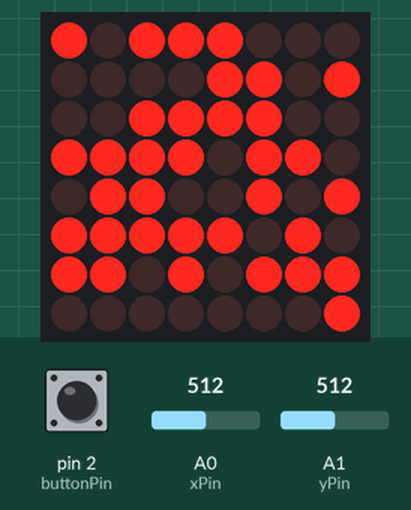
This sketch was run on a simulated Arduino Uno, built with avr-gcc and run on an emulated ATmega328P. Parts: 8×8 LED matrix. The test bench sets the inputs (shaded band); at power-on: A0 (xPin) = 512, pin 2 (buttonPin) HIGH, A1 (yPin) = 512. Random numbers use the default seed unless the sketch sets one.

Above: at 0.96 s.
1.3 s: A0 (xPin) set to 209
2.8 s: A0 (xPin) set to 181
At 3.09 s:
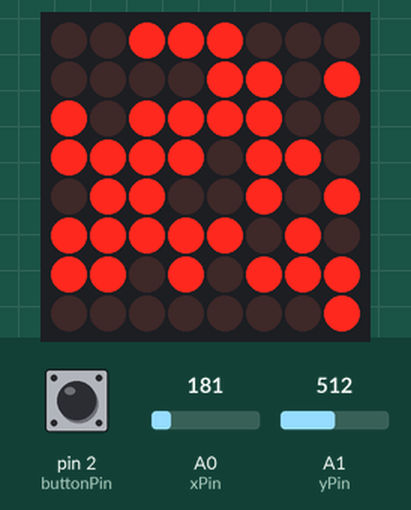
5.7 s: pin 2 (buttonPin) pulled LOW for 0.15 s
6.4 s: A1 (yPin) set to 610
At 9.09 s:
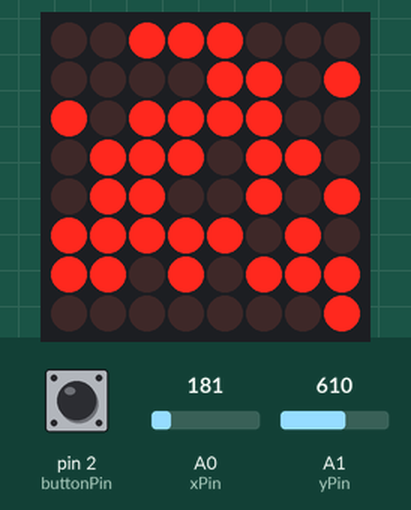
9.4 s: A0 (xPin) set to 511
At 9.95 s:
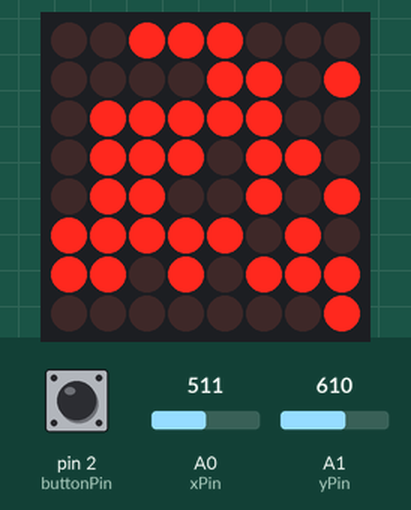
12.2 s: pin 2 (buttonPin) pulled LOW for 1 s
At 15.52 s:
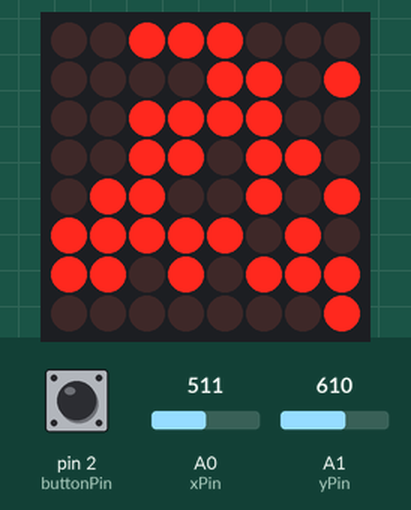

Measured:
- the behaviour switches between 200 and 199 on A0 (xPin) (found by bisection; images 0 and 1)

The sketch:

H6.ino
```cpp
#include "LedControl.h"

const int dinPin = 12;
const int clockPin = 11;
const int loadPin = 10;
const int xPin = A0;
const int yPin = A1;
const int buttonPin = 2;

LedControl lc = LedControl(dinPin, clockPin, loadPin, 1);

byte matrixBrightness = 2;
byte xPos = 0;
byte yPos = 0;
byte xLastPos = 0;
byte yLastPos = 0;

const int minThreshold = 200;
const int maxThreshold = 600;

const byte moveInterval = 100;
unsigned long lastMoved = 0;

const byte matrixSize = 8;

const byte playerBlinkInterval = 2000;
unsigned long lastPlayerBlinked = 0;
bool playerOn = true;

byte bombXPos = 0;
byte bombYPos = 0;
unsigned long bombPlantedTime = 0;
const byte bombBlinkInterval = 100;
unsigned long lastBombBlinked = 0;
bool bombPlanted = false;

byte matrix[matrixSize][matrixSize] = {};

bool buttonState = HIGH;
bool lastButtonState = HIGH;
unsigned long lastDebounceTime = 0;
unsigned long debounceDelay = 50;

void setup() {
  lc.shutdown(0, false);
  lc.setIntensity(0, matrixBrightness);
  lc.clearDisplay(0);
  matrix[xPos][yPos] = 1;

  for (int i = 0; i < matrixSize; i++) {
    for (int j = 0; j < matrixSize; j++) {
      // Check if the current position is not around the player
      if ((abs(i - xPos) > 1 || abs(j - yPos) > 1) && random(2)) {
        // Place a wall
        matrix[i][j] = 3;
      }
    }
  }

  pinMode(buttonPin, INPUT_PULLUP);
}

void loop() {

  if (millis() - lastPlayerBlinked > playerBlinkInterval) {
    playerOn = !playerOn;
    lastPlayerBlinked = millis();
  }

  matrix[xPos][yPos] = playerOn;
  lc.setLed(0, xPos, yPos, playerOn);

  if (millis() - lastMoved > moveInterval) {
    updatePositions();
    lastMoved = millis();
  }

  updateMatrix();

  int reading = digitalRead(buttonPin);

  if (reading != lastButtonState) {
    lastDebounceTime = millis();
  }

  if ((millis() - lastDebounceTime) > debounceDelay) {
    if (reading != buttonState) {
      buttonState = reading;

      if (buttonState == LOW && !bombPlanted) {
        placeBomb();
      }
    }
  }

  lastButtonState = reading;

  // Blink bombs
  if (bombPlanted && millis() - lastBombBlinked > bombBlinkInterval) {
    matrix[bombXPos][bombYPos] = !matrix[bombXPos][bombYPos];
    lastBombBlinked = millis();
    updateMatrix();
  }

  // Check if it's time to explode the bomb
  if (bombPlanted && millis() - bombPlantedTime > 3000) {
    explodeBomb();
  }
}

void updateMatrix() {
  for (int row = 0; row < matrixSize; row++) {
    for (int col = 0; col < matrixSize; col++) {
      lc.setLed(0, row, col, matrix[row][col] > 0);
    }
  }
}


void updatePositions() {
  int xValue = analogRead(xPin);
  int yValue = analogRead(yPin);

  xLastPos = xPos;
  yLastPos = yPos;

  // Calculate the new position
  byte newXPos = xPos;
  byte newYPos = yPos;

  if (xValue < minThreshold) {
    newXPos = (xPos + 1) % matrixSize;
  } else if (xValue > maxThreshold) {
    newXPos = (xPos > 0) ? xPos - 1 : matrixSize - 1;
  }

  if (yValue < minThreshold) {
    newYPos = (yPos > 0) ? yPos - 1 : matrixSize - 1;
  } else if (yValue > maxThreshold) {
    newYPos = (yPos + 1) % matrixSize;
  }

  // Check if the new position is on the opposite side of the matrix horizontally or vertically
  if ((xPos == 0 && newXPos == matrixSize - 1) || (xPos == matrixSize - 1 && newXPos == 0) ||
      (yPos == 0 && newYPos == matrixSize - 1) || (yPos == matrixSize - 1 && newYPos == 0)) {
    // Prevent horizontal teleportation
    newXPos = xPos;
    // Prevent vertical teleportation
    newYPos = yPos;
  }

  // Check if the new position is diagonal and there is a wall nearby
  if (newXPos != xPos && newYPos != yPos) {
    if (matrix[newXPos][yPos] == 3 && matrix[xPos][newYPos] == 3) {
      // Prevent diagonal movement
      newXPos = xPos;
      newYPos = yPos;
    }
  }

  // Only update the position if the new position is not a wall
  if (matrix[newXPos][newYPos] != 3) {
    xPos = newXPos;
    yPos = newYPos;
  }

  // Update matrix
  if (xPos != xLastPos || yPos != yLastPos) {
    updateMatrix();
    matrix[xLastPos][yLastPos] = 0;
    matrix[xPos][yPos] = 1;
  }
}

void placeBomb() {
  bombXPos = xPos;
  bombYPos = yPos;
  bombPlantedTime = millis();
  bombPlanted = true;
  matrix[bombXPos][bombYPos] = 2;
  updateMatrix();
}

void explodeBomb() {
  matrix[bombXPos][bombYPos] = 0;
  if (bombXPos > 0) matrix[bombXPos - 1][bombYPos] = 0;
  if (bombXPos < matrixSize - 1) matrix[bombXPos + 1][bombYPos] = 0;
  if (bombYPos > 0) matrix[bombXPos][bombYPos - 1] = 0;
  if (bombYPos < matrixSize - 1) matrix[bombXPos][bombYPos + 1] = 0;
  bombPlanted = false;
  updateMatrix();
}
```
